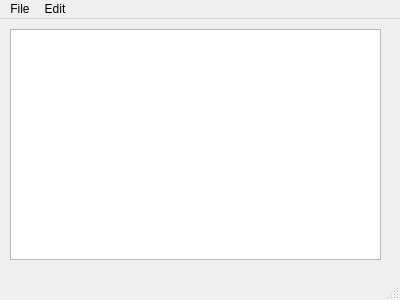
<?xml version="1.0" encoding="UTF-8"?>
<ui version="4.0">
 <class>MainWindow</class>
 <widget class="QMainWindow" name="MainWindow">
  <property name="geometry">
   <rect>
    <x>0</x>
    <y>0</y>
    <width>400</width>
    <height>300</height>
   </rect>
  </property>
  <property name="windowTitle">
   <string>MainWindow</string>
  </property>
  <widget class="QWidget" name="centralwidget">
   <widget class="QWidget" name="verticalLayoutWidget">
    <property name="geometry">
     <rect>
      <x>10</x>
      <y>10</y>
      <width>371</width>
      <height>231</height>
     </rect>
    </property>
    <layout class="QVBoxLayout" name="verticalLayout">
     <item>
      <widget class="QTextEdit" name="textEdit"/>
     </item>
    </layout>
   </widget>
  </widget>
  <widget class="QMenuBar" name="menubar">
   <property name="geometry">
    <rect>
     <x>0</x>
     <y>0</y>
     <width>400</width>
     <height>22</height>
    </rect>
   </property>
   <widget class="QMenu" name="menuFile">
    <property name="title">
     <string>File</string>
    </property>
    <addaction name="actionNew"/>
    <addaction name="actionOpen"/>
    <addaction name="actionSave_As"/>
    <addaction name="actionPrint"/>
    <addaction name="actionExit"/>
   </widget>
   <widget class="QMenu" name="menuEdit">
    <property name="title">
     <string>Edit</string>
    </property>
    <addaction name="actionCopy"/>
    <addaction name="actionPaste"/>
    <addaction name="actionCut"/>
    <addaction name="actionUndo"/>
    <addaction name="actionRedo"/>
   </widget>
   <addaction name="menuFile"/>
   <addaction name="menuEdit"/>
  </widget>
  <widget class="QStatusBar" name="statusbar"/>
  <action name="actionNew">
   <property name="icon">
    <iconset resource="Resources.qrc">
     <normaloff>:/images/images/New.bmp</normaloff>:/images/images/New.bmp</iconset>
   </property>
   <property name="text">
    <string>New</string>
   </property>
   <property name="shortcut">
    <string>Ctrl+N</string>
   </property>
  </action>
  <action name="actionOpen">
   <property name="icon">
    <iconset>
     <normalon>:/images/images/Open.bmp</normalon>
    </iconset>
   </property>
   <property name="text">
    <string>Open</string>
   </property>
   <property name="shortcut">
    <string>Ctrl+O</string>
   </property>
  </action>
  <action name="actionSave_As">
   <property name="icon">
    <iconset>
     <normalon>:/images/images/Save.bmp</normalon>
    </iconset>
   </property>
   <property name="text">
    <string>Save As</string>
   </property>
   <property name="shortcut">
    <string>Ctrl+S</string>
   </property>
  </action>
  <action name="actionPrint">
   <property name="text">
    <string>Print</string>
   </property>
   <property name="shortcut">
    <string>Ctrl+P</string>
   </property>
  </action>
  <action name="actionExit">
   <property name="text">
    <string>Exit</string>
   </property>
  </action>
  <action name="actionCopy">
   <property name="text">
    <string>Copy</string>
   </property>
   <property name="shortcut">
    <string>Ctrl+C</string>
   </property>
  </action>
  <action name="actionPaste">
   <property name="text">
    <string>Paste</string>
   </property>
   <property name="shortcut">
    <string>Ctrl+V</string>
   </property>
  </action>
  <action name="actionCut">
   <property name="text">
    <string>Cut</string>
   </property>
   <property name="shortcut">
    <string>Ctrl+X</string>
   </property>
  </action>
  <action name="actionUndo">
   <property name="text">
    <string>Undo</string>
   </property>
   <property name="shortcut">
    <string>Ctrl+Z</string>
   </property>
  </action>
  <action name="actionRedo">
   <property name="text">
    <string>Redo</string>
   </property>
   <property name="shortcut">
    <string>Ctrl+Shift+Z</string>
   </property>
  </action>
 </widget>
 <resources>
  <include location="Resources.qrc"/>
 </resources>
 <connections/>
</ui>
